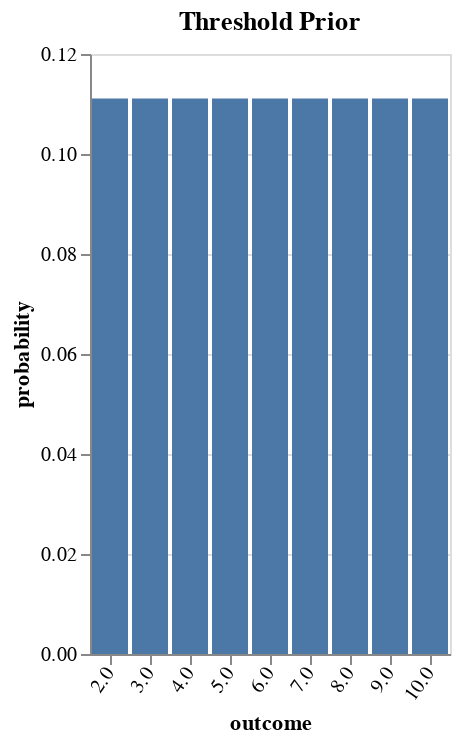

Notebook source saved alongside this figure:
### Code cell
thresholdPrior :: Model Double
thresholdPrior = unif (drop 1 . dropEnd 1 $ heights)

vlShow . titled "Threshold Prior" . barFromDist <$> enumD thresholdPrior

### Figure 1 — Vega-Lite specification as saved in the notebook (floating-point values rounded to 4 significant figures)
{"$schema": "https://vega.github.io/schema/vega-lite/v3.json", "layer": [{"$schema": "https://vega.github.io/schema/vega-lite/v3.json", "data": {"values": [{"outcome": "2.0", "probability": 0.1111}, {"outcome": "3.0", "probability": 0.1111}, {"outcome": "4.0", "probability": 0.1111}, {"outcome": "5.0", "probability": 0.1111}, {"outcome": "6.0", "probability": 0.1111}, {"outcome": "7.0", "probability": 0.1111}, {"outcome": "8.0", "probability": 0.1111}, {"outcome": "9.0", "probability": 0.1111}, {"outcome": "10.0", "probability": 0.1111}]}, "description": "", "encoding": {"x": {"axis": {"labelAngle": -55}, "field": "outcome", "scale": {"rangeStep": 30}, "sort": null, "type": "ordinal"}, "y": {"field": "probability", "type": "quantitative"}}, "mark": "bar"}], "title": "Threshold Prior"}
